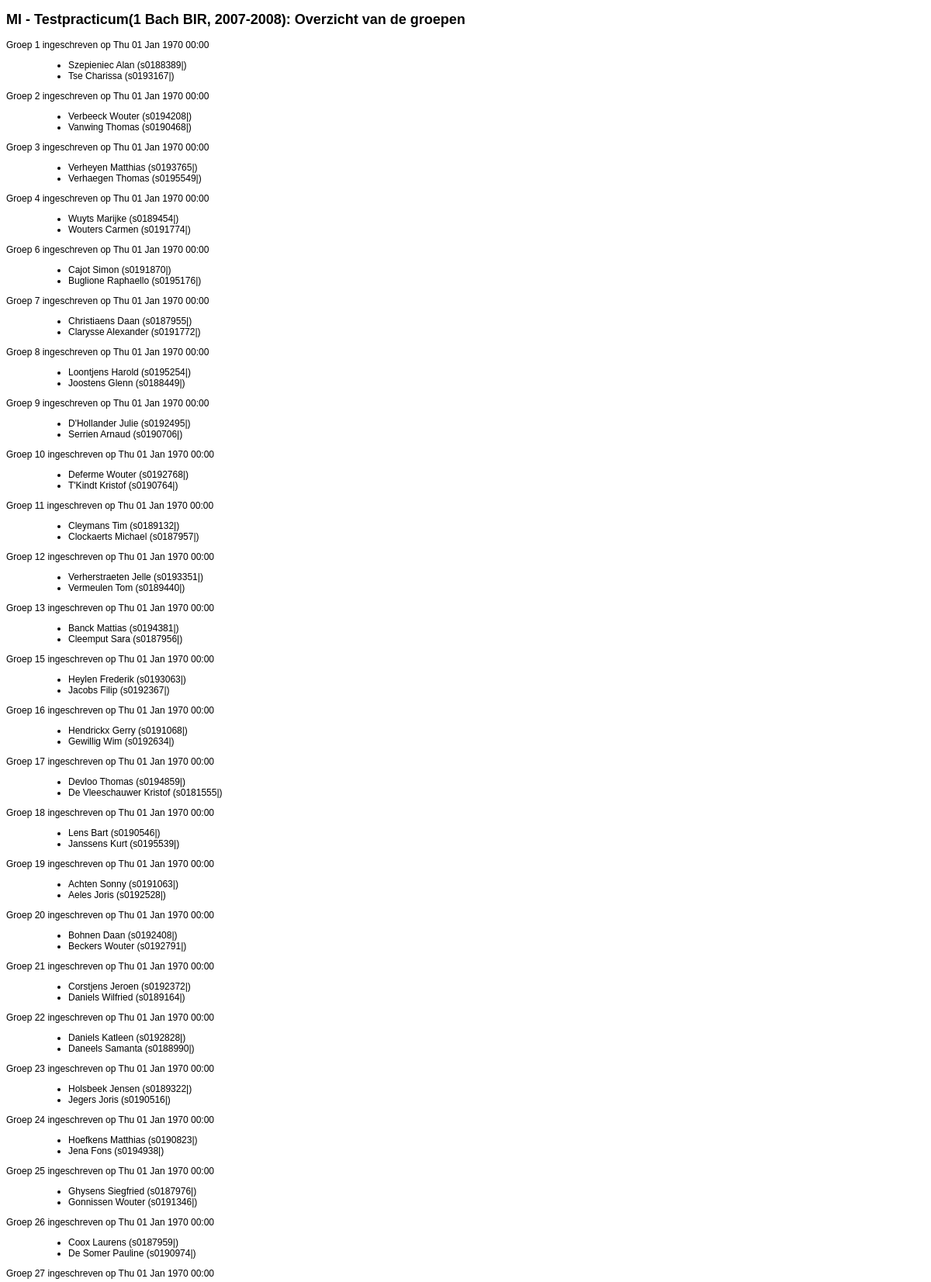
The app's page /practicum/group_overview.php?pracId=4 (upper part) with its own data.
### tables this page shows
CREATE TABLE `prac_practicum` (
  `id` int(11) NOT NULL auto_increment,
  `name` varchar(200) NOT NULL default '',
  `minStuds` int(11) NOT NULL default '0',
  `maxStuds` int(11) NOT NULL default '0',
  `richtingid` int(11) NOT NULL default '0',
  `ondervraagtypeid` int(11) NOT NULL default '0',
  `interrogationduration` int(11) NOT NULL default '0',
  `deadline` int(11) NOT NULL default '0' COMMENT 'deadline om in te schrijven',
  PRIMARY KEY  (`id`)
);

CREATE TABLE `prac_richting` (
  `id` int(11) NOT NULL auto_increment,
  `name` varchar(100) NOT NULL default '',
  `year` varchar(10) NOT NULL default '',
  PRIMARY KEY  (`id`)
);

CREATE TABLE `prac_groep` (
  `id` int(11) NOT NULL auto_increment,
  `pracid` int(11) NOT NULL default '0',
  `nummer` int(11) NOT NULL default '0',
  `pracreeks` varchar(10) NOT NULL default '',
  `creationDate` bigint(20) NOT NULL default '0',
  `submitted` decimal(11,2) NOT NULL default '0.00' COMMENT 'hoeveel van opgave is ingestuurd? 1=volledig; 0.5=helft',
  PRIMARY KEY  (`id`)
);

### practicum/daos/pracDao.php (called while the page is built, shortened)
<?php
	function getPracTitle($pracid){
		$q="select prac_practicum.name,prac_richting.name,year from prac_practicum,prac_richting where prac_practicum.id=$pracid and richtingid=prac_richting.id";
		$res=mysql_query($q);
		$row=mysql_fetch_array($res);
		$name=$row[0];
		$richting=$row[1];
		$year=$row[2];
		$title=$name."(".$richting.", ".$year.")";
		return $title;
	}
?>

### practicum/daos/groepDao.php (called while the page is built, shortened)
<?php
	function getAllGroups($pracid){
		$groepQuery="select id,nummer from prac_groep where pracid=$pracid order by nummer";
		$groepResult=mysql_query($groepQuery);
		$ids=array();
		while($groepRow=mysql_fetch_array($groepResult)){
			$groepId=$groepRow[0];
			$groepNumber=$groepRow[1];
			$ids[$groepId]=$groepNumber;
		}
		return $ids;
	}
	function getAllMembers($groepid,$addSnummer=1){
		$leeg=empty($groepid);
		$result=array();
		if(!$leeg){
			$groepQuery="SELECT prac_student.id,naam,voornaam,snummer,pracreeks,qnummer FROM prac_groep_stud,prac_student WHERE groepid=$groepid and studid=prac_student.id order by prac_groep_stud.groepid";
			$groepResult=mysql_query($groepQuery);
			while($groepRow=mysql_fetch_array($groepResult)){
				$result[$groepRow[0]]=$groepRow[1]." ".$groepRow[2];
				if($addSnummer==1){
					$result[$groepRow[0]].=" (".$groepRow[3]."|".$groepRow[5].")";
				}
			}
		}
		return $result;
	}
	function getCreationDate($groepid){
		$groepQuery="select creationDate from prac_groep where id=$groepid";
		$result=mysql_query($groepQuery);
		$row=mysql_fetch_array($result);
		return $row[0];
	}
?>

### practicum/group_overview.php (the view, shortened to what this page needs)
<!DOCTYPE html PUBLIC "-//W3C//DTD XHTML 1.0 Strict//EN" "http://www.w3.org/TR/xhtml1/DTD/xhtml1-strict.dtd">
<html xmlns="http://www.w3.org/1999/xhtml" xml:lang="en" lang="en">
<?php
	include_once('./daos/groepDao.php');
	include_once('./daos/pracDao.php');
?>
<head profile="http://gmpg.org/xfn/11">
	<link rel="stylesheet" type="text/css" href="./css/inschrijven.css" />
	<link rel="stylesheet" type="text/css" href="./css/ui.tabs.css" />
</head>
<body>
<?php
	$pracId=$_GET['pracId'];
?>
<div id="container">
	<div id="groep_data" >
	<?php
		$practitel=getPracTitle($pracId);
		echo "<h2>$practitel: Overzicht van de groepen</h2>";
		echo "<dl>\n";
		$groepIds=getAllGroups($pracId);
		foreach($groepIds as $groepId=>$groepNr){
			$regDate=date('D d M Y H:i',getCreationDate($groepId));
			echo "<dt>Groep $groepNr ingeschreven op $regDate</dt>\n";
			$groepMembers=getAllMembers($groepId);
			echo "<dd>\n<ul>\n";
			foreach($groepMembers as $studId=>$student){
				echo "<li>$student</li>\n";
			}
			echo"</ul></dd>\n";
		}
		echo "</dl>\n";
	?>
	</div>
</div>
</body>
</html>

### practicum/css/inschrijven.css (style rules this page uses)
body { font-family: "Trebuchet MS", Trebuchet, Verdana, Helvetica, Arial, sans-serif; font-size: 12px; }

### records on screen
prac_practicum: name.year "MI - Testpracticum(1 Bach BIR, 2007-2008)"
prac_groep: groepNr "1", creationDate "Thu 01 Jan 1970 00:00", student "Szepieniec Alan (s0188389|)", student "Tse Charissa (s0193167|)"
prac_groep: groepNr "2", creationDate "Thu 01 Jan 1970 00:00", student "Verbeeck Wouter (s0194208|)", student "Vanwing Thomas (s0190468|)"
prac_groep: groepNr "3", creationDate "Thu 01 Jan 1970 00:00", student "Verheyen Matthias (s0193765|)", student "Verhaegen Thomas (s0195549|)"
prac_groep: groepNr "4", creationDate "Thu 01 Jan 1970 00:00", student "Wuyts Marijke (s0189454|)", student "Wouters Carmen (s0191774|)"
prac_groep: groepNr "6", creationDate "Thu 01 Jan 1970 00:00", student "Cajot Simon (s0191870|)", student "Buglione Raphaello (s0195176|)"
prac_groep: groepNr "7", creationDate "Thu 01 Jan 1970 00:00", student "Christiaens Daan (s0187955|)", student "Clarysse Alexander (s0191772|)"
prac_groep: groepNr "8", creationDate "Thu 01 Jan 1970 00:00", student "Loontjens Harold (s0195254|)", student "Joostens Glenn (s0188449|)"
prac_groep: groepNr "9", creationDate "Thu 01 Jan 1970 00:00", student "D'Hollander Julie (s0192495|)", student "Serrien Arnaud (s0190706|)"
prac_groep: groepNr "10", creationDate "Thu 01 Jan 1970 00:00", student "Deferme Wouter (s0192768|)", student "T'Kindt Kristof (s0190764|)"
prac_groep: groepNr "11", creationDate "Thu 01 Jan 1970 00:00", student "Cleymans Tim (s0189132|)", student "Clockaerts Michael (s0187957|)"
prac_groep: groepNr "12", creationDate "Thu 01 Jan 1970 00:00", student "Verherstraeten Jelle (s0193351|)", student "Vermeulen Tom (s0189440|)"
prac_groep: groepNr "13", creationDate "Thu 01 Jan 1970 00:00", student "Banck Mattias (s0194381|)", student "Cleemput Sara (s0187956|)"
prac_groep: groepNr "15", creationDate "Thu 01 Jan 1970 00:00", student "Heylen Frederik (s0193063|)", student "Jacobs Filip (s0192367|)"
prac_groep: groepNr "16", creationDate "Thu 01 Jan 1970 00:00", student "Hendrickx Gerry (s0191068|)", student "Gewillig Wim (s0192634|)"
prac_groep: groepNr "17", creationDate "Thu 01 Jan 1970 00:00", student "Devloo Thomas (s0194859|)", student "De Vleeschauwer Kristof (s0181555|)"
prac_groep: groepNr "18", creationDate "Thu 01 Jan 1970 00:00", student "Lens Bart (s0190546|)", student "Janssens Kurt (s0195539|)"
prac_groep: groepNr "19", creationDate "Thu 01 Jan 1970 00:00", student "Achten Sonny (s0191063|)", student "Aeles Joris (s0192528|)"
prac_groep: groepNr "20", creationDate "Thu 01 Jan 1970 00:00", student "Bohnen Daan (s0192408|)", student "Beckers Wouter (s0192791|)"
prac_groep: groepNr "21", creationDate "Thu 01 Jan 1970 00:00", student "Corstjens Jeroen (s0192372|)", student "Daniels Wilfried (s0189164|)"
prac_groep: groepNr "22", creationDate "Thu 01 Jan 1970 00:00", student "Daniels Katleen (s0192828|)", student "Daneels Samanta (s0188990|)"
prac_groep: groepNr "23", creationDate "Thu 01 Jan 1970 00:00", student "Holsbeek Jensen (s0189322|)", student "Jegers Joris (s0190516|)"
prac_groep: groepNr "24", creationDate "Thu 01 Jan 1970 00:00", student "Hoefkens Matthias (s0190823|)", student "Jena Fons (s0194938|)"
prac_groep: groepNr "25", creationDate "Thu 01 Jan 1970 00:00", student "Ghysens Siegfried (s0187976|)", student "Gonnissen Wouter (s0191346|)"
prac_groep: groepNr "26", creationDate "Thu 01 Jan 1970 00:00", student "Coox Laurens (s0187959|)", student "De Somer Pauline (s0190974|)"
prac_groep: groepNr "27", creationDate "Thu 01 Jan 1970 00:00"
